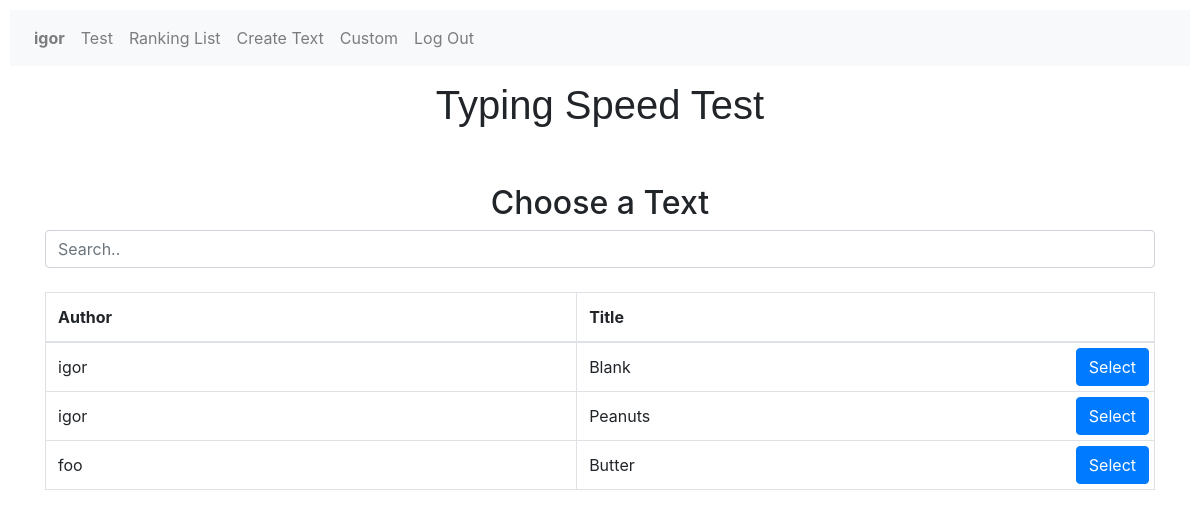
/custom (signed in), run on an earlier commit of the app's database.
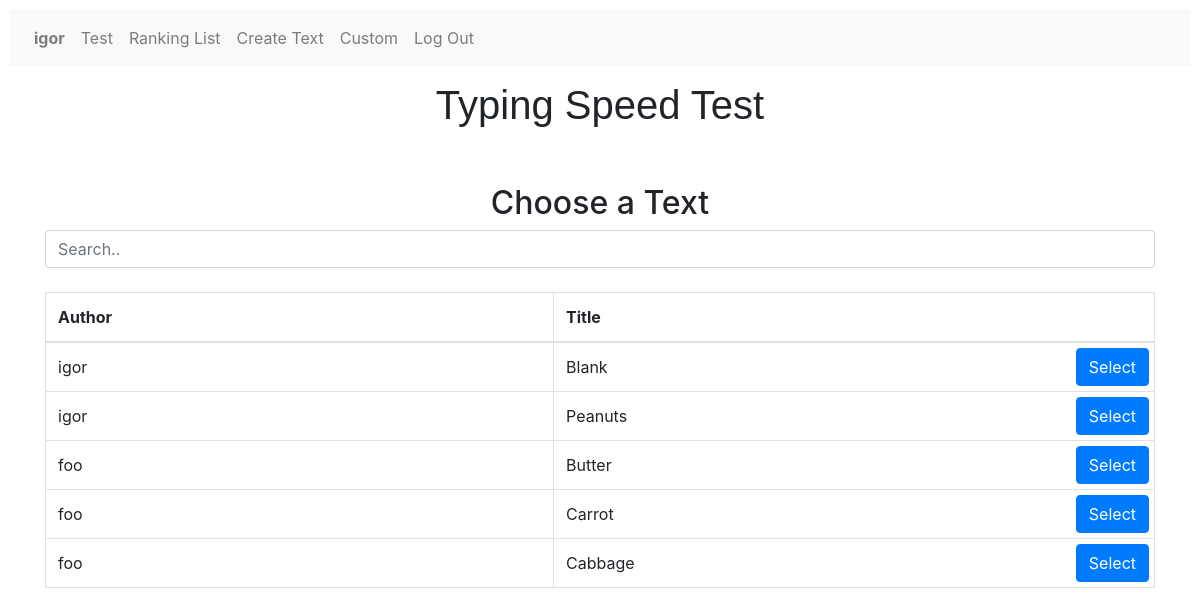
And on a later commit of the database.
### type_speed/models.py (models this page shows, shortened)
class CustomText(models.Model):
    user = models.ForeignKey(User, on_delete=models.CASCADE, related_name="texts")
    title = models.CharField(max_length=64, default="Blank")
    text = models.TextField()

class User(AbstractUser):
    gender = models.CharField(max_length=32, default='other')

### type_speed/views.py (the view)
# urls.py: path("custom", views.custom, name="custom"),
def custom(request):
    if User.objects.filter(username=request.user):
        texts = CustomText.objects.all()
        return render(request, 'type_speed/custom.html', {
            "texts": texts
        })
    else:
        return redirect('login')

### type_speed/templates/type_speed/custom.html (shortened to what this page needs)
{% extends "type_speed/layout.html" %}
{% load static %}
{% block body %}
   <h1>Typing Speed Test</h1><br>
   <div id="text-selection">
    <div class="container mt-3">
        <h2>Choose a Text</h2>
        <input class="form-control" id="myInput" type="text" placeholder="Search..">
        <br>
        <table class="table table-bordered">
        <thead>
            <tr>
            <th>Author</th>
            <th>Title</th>
            </tr>
        </thead>
        <tbody id="myTable">
            {% for text in texts %}
                <tr id="{{ text.id }}">
                    <td data-search="{{ text.user }}">{{ text.user }}</td>
                    <td class="title-row" data-search="{{ text.title }}">
                        {{ text.title }}
                        <button class="btn btn-primary" onclick="load_text('{{ text.id }}')">Select</button>
                    </td>
                </tr>
            {% endfor %}
        </tbody>
        </table>
    </div>
  </div>
{% endblock %}

What changed in the data, as far as the page shows it:
added CustomText: user "foo", title "Carrot"
added CustomText: user "foo", title "Cabbage"
